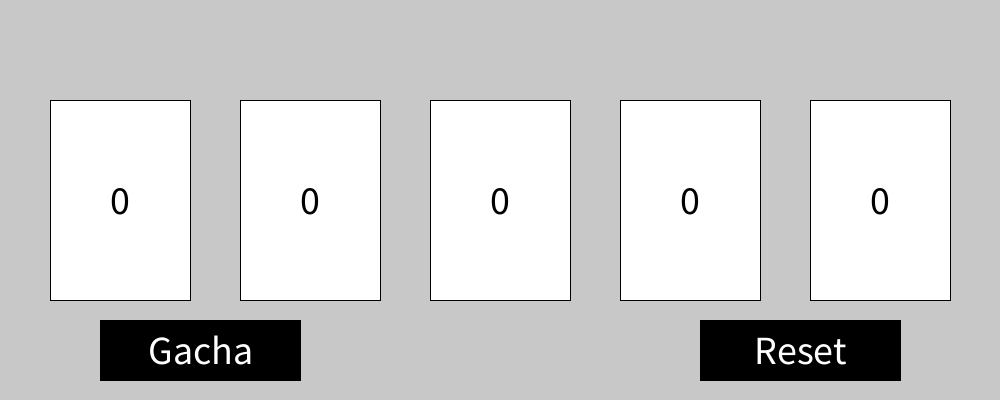
Frame 1 (no input)
Frame 60 (the mouse pressed at the canvas centre just before this capture): identical to frame 1, image omitted
Frame 120 (the mouse held since frame 60 and released just before this capture): identical to frame 1, image omitted

The Processing sketch that drew this single still picture (run headless with seeded random() and noise(); from frame 60 on, the mouse is pressed at the canvas centre):

// Processing sketch: advanced_CompleteGacha
// ── advanced_CompleteGacha.pde
//advanced_CompleteGacha
//draw complete gacha game
//2022/05/23
//1-4-45 Taiyu Honma
boolean red = false;
int w = 140;
int h = 200;
button gacha = new button(100,320,200,60,"Gacha");
button reset = new button(700,320,200,60,"Reset");
void setup(){
  size(1000,400);
  textSize(40);
  textAlign(CENTER,CENTER);
  for(int i = 0;i<5;i++){
    cards.add(new card(50+(w+50)*i,100));
  }
}
class button{
  int sx,sy,w,h;
  String name;
  button(int _sx,int _sy,int _w,int _h,String _name){
    sx = _sx;
    sy = _sy;
    w = _w;
    h = _h;
    name = _name;
  }
  void draw()
  {
    fill(0);
    rect(sx,sy,w,h);
    fill(255);
    text(name,sx+w/2,sy+h/2);
  }
  Boolean on(){
    return (mouseX > sx) && (mouseX < sx + w) && (mouseY < sy + h) && (mouseY > sy);
  }
  
}
ArrayList<card> cards = new ArrayList<card>();
class card {

  int sx,sy,num;
  card(int _sx,int _sy){
    sx = _sx;
    sy = _sy;
    num = 0;
  }
  void draw(){
    if(red){
      fill(255,0,0);
    }else{
      fill(255);
    }
    rect(sx,sy,w,h);
    fill(0);
    text(num,sx+w/2,sy+h/2);
  }
  
}



void mousePressed(){
  if(gacha.on()){
    cards.get((int)random(0,5)).num++;
    boolean flag = true;
      for(card card:cards){
        if(card.num == 0){
          flag = false;
          break;
        }
      }
      if(flag){
        red = true;
      }
  }
  if(reset.on()){
    for(card card:cards){
      card.num = 0;
    }
    red = false;
  }

}

void draw(){
  background(200);
  for(card card:cards){
    card.draw();
  }
  gacha.draw();
  reset.draw();
  if(red){
    fill(255,0,0);
    text("Complete",500,350);
  }
}
